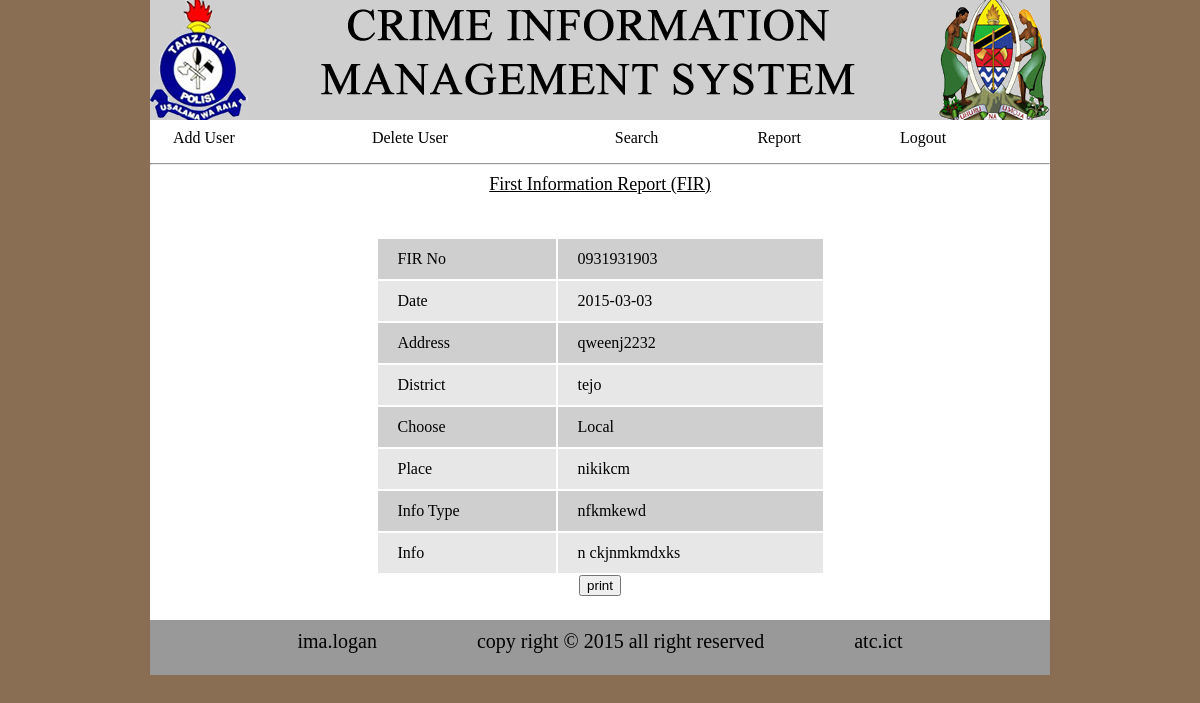
The page /admin/viewfirReport.php?id=0931931903 (signed in) on the database its author committed.
### tables this page shows
CREATE TABLE IF NOT EXISTS `fir` (
  `id` int(11) NOT NULL auto_increment,
  `firno` varchar(50) NOT NULL,
  `date` date NOT NULL,
  `address` varchar(100) NOT NULL,
  `district` varchar(100) NOT NULL,
  `choose` varchar(100) NOT NULL,
  `place` varchar(100) NOT NULL,
  `infotype` varchar(100) NOT NULL,
  `info` text NOT NULL,
  PRIMARY KEY  (`id`)
);

### admin/viewfirReport.php (the view, shortened to what this page needs)
<html>
<head>
<link rel="stylesheet" type="text/css" href="style.css">
</head>
<body>
      <div class="wrapper">
            <div class="header"> <img src="image/Logo.png" height="120px" width="900px">
            </div>
            <div class="content">
                  <div class="menu">
                        <table class="table">
                              <tr>
                                    <td><a href="add.php">Add User</a></td>
                                    <td><a href="delete.php">Delete User</a></td>
                                    <td><a href="search.php">Search</a></td>
                                    <td><a href="report.php">Report</a></td>
                                    <td><a href="logout.php">Logout</a></td>
                              </tr>
                        </table>
            </div><hr>
            <div class="area1">
            <center><u>First Information Report (FIR)</u><table  class="t">
                   <tr style='background-color: #999999'>
                   </tr>
                  <?php
                   $idd=$_GET['id'];
                   $query=mysql_query("SELECT * FROM `fir` WHERE  `firno`='$idd'");
                   $query_run=mysql_fetch_array($query);
                   $firno=$query_run['firno'];
                   $date=$query_run['date'];
                   $adress=$query_run['address'];
                   $district=$query_run['district'];
                   $choose=$query_run['choose'];
                   $place=$query_run['place'];
                   $infotype=$query_run['infotype'];
                   $info=$query_run['info'];
                              echo "
                              <tr style='background-color:#CFCFCF'>
                              <td>FIR No</td>
                                    <td>$firno</td>
                              </tr>
                              <tr style='background-color:#E7E7E7'>
                              <td>Date</td>
                                    <td>$date</td>
                              </tr>
                              <tr style='background-color:#CFCFCF'>
                              <td>Address</td>
                                    <td>$adress</td>
                              </tr>
                              <tr style='background-color:#E7E7E7'>
                              <td>District</td>
                                    <td>$district</td>
                              </tr>
                              <tr style='background-color:#CFCFCF'>
                              <td>Choose</td>
                                    <td>$choose</td>
                              </tr>
                              <tr style='background-color:#E7E7E7'>
                              <td>Place</td>
                                    <td>$place</td>
                              </tr>
                              <tr style='background-color:#CFCFCF'>
                              <td>Info Type</td>
                                    <td>$infotype</td>
                              </tr>
                              <tr style='background-color:#E7E7E7'>
                              <td>Info</td>
                                    <td>$info</td>
                              </tr>";
                  ?>
                   </table>
                               <button onclick="window.print()" class="print">print</button>
                   </center>
            </div>
        </div>
            <div class="footer">ima.logan &nbsp;&nbsp;&nbsp;&nbsp;&nbsp;&nbsp;&nbsp;&nbsp;&nbsp;&nbsp;
                  &nbsp;&nbsp;&nbsp;&nbsp;&nbsp;&nbsp;&nbsp;&nbsp;copy right &copy 2015 all right reserved&nbsp;&nbsp;&nbsp;&nbsp;&nbsp;&nbsp;&nbsp;&nbsp;&nbsp;&nbsp;&nbsp;&nbsp;&nbsp;&nbsp;&nbsp;&nbsp;&nbsp;&nbsp;atc.ict
            </div>
      </div>
</body>
</html>

### admin/style.css (style rules this page uses)
body { background-color:#8A6E53; margin: 0; background-repeat: no-repeat; }
.wrapper { height: auto; width: 900px; margin: 0 auto; background-color: white; }
.header { color: #FFFFFF; background-color: #999999; height: 120px; text-align: center; font-size: 30px; }
.content { height:500px; }
.footer { background-color: #999999; width: 100%; height: 45px; color: black; text-align: center; font-size: 20px; padding-top: 10px; }
.menu { padding-left: 10px auto; height: 35px; }
.area1 { color: black; text-align: center; font-size: 18px; padding: 1px; }
.table { height: 35px; width: 100%; padding-left: 20px; }
a { color: black; text-decoration: none; }
.t { width: 50%; height: auto; }
.t tr { height: 40px; }
.t tr td { padding-left: 20px; border-spacing: 0px; }

### rows shown on the page
fir: firno "0931931903", date "2015-03-03", address "qweenj2232", district "tejo", choose "Local", place "nikikcm", infotype "nfkmkewd", info "n ckjnmkmdxks"
